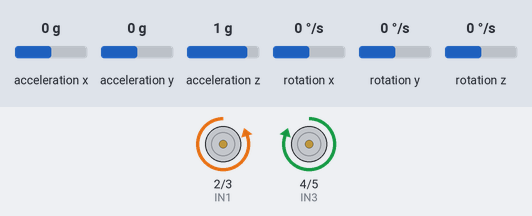
The sketch below on a simulated Arduino Uno, built with avr-gcc and run on an emulated ATmega328P. Parts: motor-driver pin pairs drawn as motors (green arrow = first pin HIGH = forward, orange = second pin HIGH = backward, longer = more drive). The inputs (shaded band) are chosen by the test bench; at power-on: acceleration z 1 g, acceleration y 0 g, acceleration x 0 g, rotation x 0 °/s, rotation y 0 °/s, rotation z 0 °/s. What the sketch prints to the serial monitor is not drawn.

Above: at 1.2 s.
1.3 s: acceleration z set to 0.1 g
2.8 s: acceleration z set to -0.2 g
At 3.5 s:
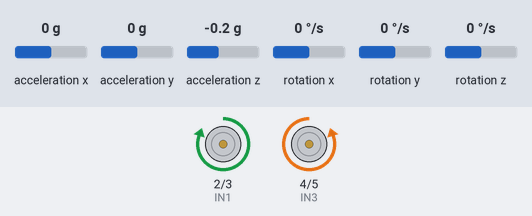
4.3 s: acceleration y set to -0.2 g
At 5.1 s:
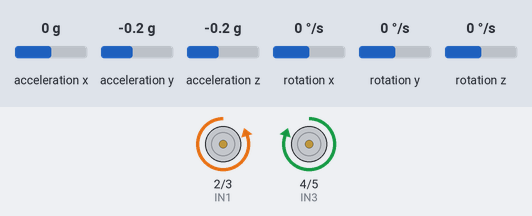
Timing chart, 0 to 7.3 s (numbered marks = the images above; inputs shaded):
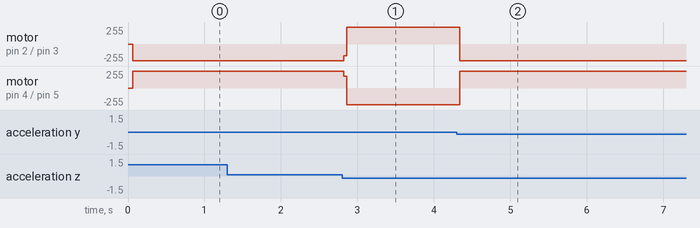

Measured:
- the behaviour switches between 0 and -0.1 g on acceleration z (found by bisection; images 0 and 1)
- the behaviour switches between 0 and -0.1 g on acceleration y (found by bisection; images 1 and 2)
- after the input at 1.3 s, every drawn part: stays the same
- after the input at 2.8 s, motor on pin 2 (IN1) / pin 3 (IN2): backward 254/255 → forward 254/255 at once; motor on pin 4 (IN3) / pin 5 (IN4): forward 254/255 → backward 254/255 at once
- after the input at 4.3 s, motor on pin 2 (IN1) / pin 3 (IN2): forward 254/255 → backward 254/255 at once; motor on pin 4 (IN3) / pin 5 (IN4): backward 254/255 → forward 254/255 at once

The sketch:

merged.ino
```cpp
#include <Wire.h>
#include <MPU6050.h>

MPU6050 mpu;

// const int ENA = 9;   // Enable pin for motor A
const int IN1 = 2;   // Control pin 1 for motor A
const int IN2 = 3;   // Control pin 2 for motor A
// const int ENB = 10;  // Enable pin for motor B
const int IN3 = 4;   // Control pin 1 for motor B
const int IN4 = 5;   // Control pin 2 for motor B

void setup() {
  Serial.begin(9600);
  Wire.begin();
  mpu.initialize();
  if (mpu.testConnection()) {
    Serial.println("MPU6050 connection successful");
  } else {
    Serial.println("MPU6050 connection failed");
    while (1);
  }
  // pinMode(ENA, OUTPUT);
  pinMode(IN1, OUTPUT);
  pinMode(IN2, OUTPUT);
  // pinMode(ENB, OUTPUT);
  pinMode(IN3, OUTPUT);
  pinMode(IN4, OUTPUT);

  // digitalWrite(ENA, HIGH);  // Enable motor A
  // digitalWrite(ENB, HIGH);  // Enable motor B
}

void loop() {
  // Raw accelerometer values
  int16_t ax, ay, az;

  // Get raw acceleration values
  mpu.getAcceleration(&ax, &ay, &az);

  // Convert raw values to 'g' values for accelerometer
  float accX = ax / 16384.0 ; // Assuming the accelerometer range is set to ±2g
  float accY = ay / 16384.0 ;
  float accZ = az / 16384.0 ;

  // Calculate pitch and roll angles
  float roll  = atan2(accY, accZ) * 180 / PI;
  float pitch = atan2(-accX, sqrt(accY * accY + accZ * accZ)) * 180 / PI;

  // Serial.print("Roll: "); Serial.print(roll);
  // Serial.print(" Pitch: "); Serial.print(pitch);

  // Convert pitch and roll angles to radians
  float roll_rad  = roll * PI / 180;
  float pitch_rad = pitch * PI / 180;


  delay(5);
  controlCar(roll_rad,pitch_rad);
}

void controlCar(float roll, float pitch) {
  // Forward/Backward control based on Y-axis acceleration
  if (pitch > 0.2) { // Threshold value for forward motion
    moveForward();
  } else if (pitch < -0.2) { // Threshold value for backward motion
    moveBackward();
  } else {
    stopMoving();
  }

  // Left/Right control based on X-axis acceleration
  if (roll > 1.1) { // Threshold value for left turn
    turnRight();
  } else if (roll < 0.5) { // Threshold value for right turn
    turnLeft();
  }
}

void moveForward() {
  digitalWrite(IN1, HIGH);
  digitalWrite(IN2, LOW);
  digitalWrite(IN3, HIGH);
  digitalWrite(IN4, LOW);
  // Serial.println( )
}

void moveBackward() {
  digitalWrite(IN1, LOW);
  digitalWrite(IN2, HIGH);
  digitalWrite(IN3, LOW);
  digitalWrite(IN4, HIGH);
}

void turnLeft() {
  digitalWrite(IN1, LOW);
  digitalWrite(IN2, HIGH);
  digitalWrite(IN3, HIGH);
  digitalWrite(IN4, LOW);
}

void turnRight() {
  digitalWrite(IN1, HIGH);
  digitalWrite(IN2, LOW);
  digitalWrite(IN3, LOW);
  digitalWrite(IN4, HIGH);
}

void stopMoving() {
  digitalWrite(IN1, LOW);
  digitalWrite(IN2, LOW);
  digitalWrite(IN3, LOW);
  digitalWrite(IN4, LOW);
}
```
